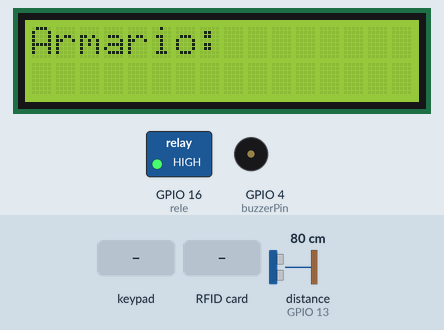
This sketch was run on a simulated ESP32. On the bench: 16×2 character LCD, switched loads named in the sketch (green lamp = pin HIGH), buzzer (waves = sounding, pin HIGH). The inputs (shaded band) are chosen by the test bench; at power-on: distance to the obstacle (sensor on GPIO 13) 80 cm. The echo pulse lasts 58.3 µs per cm; what the sketch prints to the serial monitor is not drawn.

Above: at 3.4 s.
3.5 s: key 'A' pressed
At 4.7 s:
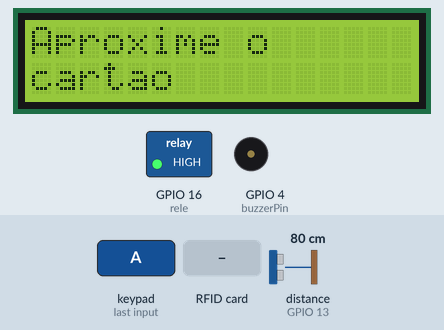
6.5 s: RFID card DE AD BE EF held to the reader
At 7.1 s:
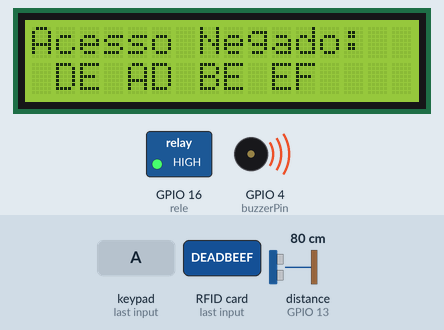
9.5 s: keypad keys 3 3 3 2 1 7 0 pressed 0.4 s apart
At 14.0 s:
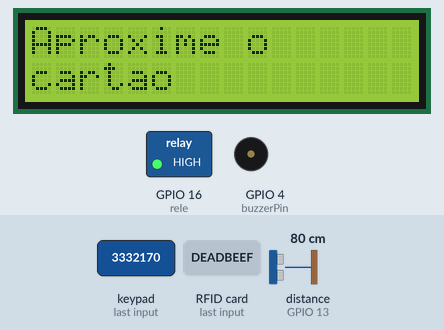
14.4 s: RFID card 5E 7A 19 C4 held to the reader
At 15.0 s:
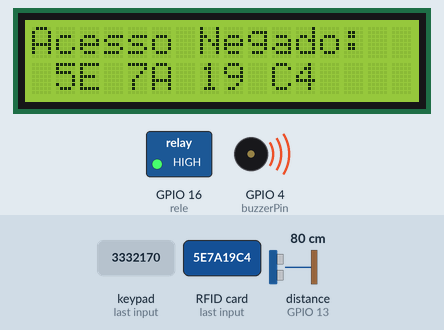
17.4 s: distance to the obstacle (sensor on GPIO 13) set to 250 cm
20.4 s: RFID card C3 CD 05 15 held to the reader
At 24.5 s:
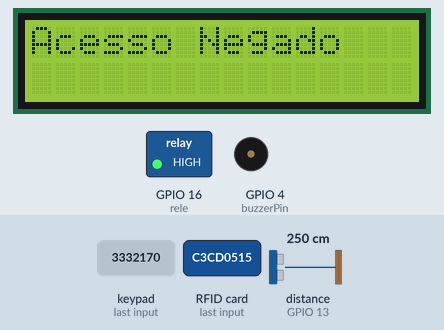
Timing chart, 0 to 26.0 s (numbered marks = the images above; inputs shaded):
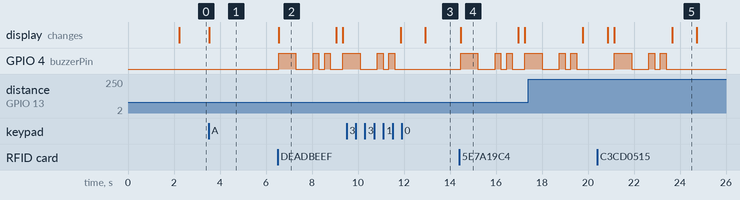

The sketch:

rfid.ino
```cpp
// Incluindo bibliotecas
#include <SPI.h>
#include <MFRC522.h>
#include <LiquidCrystal_I2C.h>
#include <Wire.h>
#include <Ultrasonic.h>
#include <Keypad.h>
const uint8_t ROWS = 4;
const uint8_t COLS = 4;
char tecla=NO_KEY;
bool teclaCerta=false;
bool leuCard=false;
char hexaKeys[ROWS][COLS] = {
  {'1', '2', '3', 'A'},
  {'4', '5', '6', 'B'},
  {'7', '8', '9', 'C'},
  {'*', '0', '#', 'D'}
};
uint8_t colPins[COLS] = {33,32,17,0}; // Pinos conectados a C1, C2, C3, C4
uint8_t rowPins[ROWS] = {14,27,26,25};// Pinos conectados a R1, R2, R3, R4
// Create Keypad object
Keypad customKeypad = Keypad(makeKeymap(hexaKeys), rowPins, colPins, ROWS, COLS);
LiquidCrystal_I2C lcd(0x27, 16, 2);
#define SS_PIN 5
#define RST_PIN 15
#define NEW_UID {0xDE, 0xAD, 0xBE, 0xEF}
MFRC522 mfrc522(SS_PIN, RST_PIN);
String content;
// Definindo as portas
const int button_retirar= 34;
const int button_devolver= 33;
bool switch_acesso= false;
int value_button_retirar= 0;
int value_button_devolver= 0;
const int buzzerPin = 4;
const int ledRele= 0;
const int ledVerm = 32;
const int ledVerd = 14;
const int pins[] = {buzzerPin, ledVerm, ledVerd};
const int rele = 16;
const int triggerPin = 12;
const int echoPin = 13;
const int distanciaTablet = 10;
bool tabletDisponivel;
bool autorizado = false;
char* listaCartoesAutorizados[] = {"C3 CD 05 15"};
int led;
char key;
String current = "";
void setup() {
  // Configurações iniciais
  Serial.begin(9600);
  Wire.begin();
  SPI.begin();
  mfrc522.PCD_Init();
  pinMode(colPins[0], OUTPUT);
  pinMode(colPins[1], OUTPUT);
  pinMode(colPins[2], OUTPUT);
  pinMode(colPins[3], OUTPUT);
  // Set pin modes for keypad rows
  pinMode(rowPins[0], OUTPUT);
  pinMode(rowPins[1], OUTPUT);
  pinMode(rowPins[2], OUTPUT);
  pinMode(rowPins[3], OUTPUT);
  // Definindo as portas input e output
  for (int i = 0; i < 4; i++) {
    pinMode(pins[i], OUTPUT);
    //pinMode(pinsInput[i], INPUT);
  }
  pinMode(button_retirar, INPUT);
  pinMode(button_devolver, INPUT);
  // Configurando portas rele
  pinMode(rele, OUTPUT);
  digitalWrite(rele, HIGH);
  // Configurando portas sensorultrassonico
  pinMode(triggerPin, OUTPUT);
  pinMode(echoPin, INPUT);
  // Início do programa
  inicioLcd();
  Serial.println("ENTROU SETUP");
}
// Função com as configurações iniciais do LCD
void inicioLcd() {
  lcd.init();
  lcd.backlight();
  lcd.begin(16, 2);
  lcd.setCursor(0, 0);
  lcdPrinter("IoTrackers", "Inteli | Pirelli");
  Serial.print("ENTROU INICIO LCD");
  delay(2000);
  lcd.clear();
}
// Função nativa de loop
void loop() {
  Ultrasonic ultrasonic(triggerPin, echoPin);
  float distance = ultrasonic.read();
  Serial.println(distance);
  teclaCerta=false;
  leuCard=false;
  lcd.clear();
  lcd.print("Armario:");
  while (tecla == NO_KEY) {
    tecla = customKeypad.getKey();
  }
  if (tecla!=NO_KEY){
    Serial.println(tecla);
    lcd.clear();
    lcd.print(tecla);
    if(tecla=='1'){
      teclaCerta=true;
    }
    tecla=NO_KEY;
  }
  while(leuCard==false){lerCard();}
  verificaAcesso(content);
  if(teclaCerta&&autorizado){
    autorizado=true;
  }
  else{
    autorizado=false;
  }
  acessoAutorizacao(content, autorizado);
  if(autorizado){
    verificaTabletNoArmario();
    if(tabletDisponivel){
      lcd.clear();
      lcd.print("Pode retirar");
      delay(1000);
      ativaRele();
    }
    else{
      lcd.print("Pode Devolver");
      delay(1000);
      ativaRele();
    }
  }
  else{
    lcd.clear();
    lcd.print("Acesso Negado");
    delay(1000);
  }
}
// Função para ler o cartão
void lerCard() {
  lcd.clear();
  lcdPrinter("Aproxime o", "cartao");
  // Verificando se é um cartão
  if (!mfrc522.PICC_IsNewCardPresent()) { return; }
  if (!mfrc522.PICC_ReadCardSerial()) { return; }
  lcd.clear();
  // Printando o id da tag
  Serial.print("UID tag :");
  content= "";
  byte letter;
  for (byte i = 0; i < mfrc522.uid.size; i++) {
     Serial.print(mfrc522.uid.uidByte[i] < 0x10 ? " 0" : " ");
     Serial.print(mfrc522.uid.uidByte[i], HEX);
     content.concat(String(mfrc522.uid.uidByte[i] < 0x10 ? " 0" : " "));
     content.concat(String(mfrc522.uid.uidByte[i], HEX));
  }
  leuCard=true;
  // Verificando o cartão
}
// Função para verificar a autorização do acesso
void verificaAcesso(String content){
  Serial.println();
  content.toUpperCase();
  // Verificando se o cartão está autorizado
  for (const auto& elemento : listaCartoesAutorizados) {
    if (String(elemento) == content.substring(1)) {
      autorizado = true;
      break;
    } else{
      autorizado = false;
    }
    }
    if (autorizado == false) {
      acessoAutorizacao(content, autorizado);
    }
  lcd.clear();
  delay(250);
  lcdPrinter("Aproxime o", "Cartao");
}
// Função para alterar com base no acesso
void acessoAutorizacao (String content, bool autorizado) {
  Serial.print("Menssagem : ");
  // Caso o cartão esteja autorizado
  if (autorizado) {
    lcd.clear();
    Serial.println("Acesso Autorizado");
    lcdPrinter("Acesso Autorizado: ", content);
    ledBuzzer("verde");
    lcd.clear();
    buzzer(250);
    switch_acesso= true;
    value_button_retirar= digitalRead(button_retirar);
    value_button_devolver= digitalRead(button_devolver);
  Serial.println(value_button_devolver);
  // Condição para os tablets
  } else {
    Serial.println("Acesso Negado");
    lcd.clear();
    lcdPrinter("Acesso Negado: ", content);
    ledBuzzer("vermelho");
    digitalWrite(rele, HIGH);
    buzzer(250);
    buzzer(250);
  }
}
// Função para acender o led
void ledBuzzer(String cor) {
  // Condição para ver o comportamento do acendimento
  if (cor == "verde") {
    led = ledVerd;
    buzzer(250);
    buzzer(250);
  } else {
    led = ledVerm;
    buzzer(750);
  }
}
// Função para fazer barulho.
void buzzer(int time) {
  digitalWrite(buzzerPin, HIGH);
  delay(time);
  digitalWrite(buzzerPin, LOW);
  delay(time);
}
// Função para printar algo no LCD
void lcdPrinter(String message1, String message2) {
  lcd.print(message1);
  if (message2 != nullptr) {
    lcd.setCursor(0, 1);
    lcd.print(message2);
  }
}
// Função para ativar o rele
void ativaRele() {
  digitalWrite(rele, LOW);
  Serial.println("Entrou rele");
  lcd.clear();
  lcd.print("Aberto");
  delay(10000);
  digitalWrite(rele, HIGH);
  Serial.println("Saiu rele");
  lcd.clear();
  lcd.print("Fechado");
  delay(1500);
  ESP.restart();
}
// Função para verificar a existência do tablet no armário
void verificaTabletNoArmario(){
  Ultrasonic ultrasonic(triggerPin, echoPin);
  float distance = ultrasonic.read();
  Serial.println(distance);
  if (distance > distanciaTablet) {
    tabletDisponivel = false;
  } else {
    tabletDisponivel = true;
  }
  delay(1000);
}
```

Measured:
- after the input at 3.5 s, the display: changes at once (image 1)
- after the input at 6.5 s, GPIO 4 (buzzerPin): goes HIGH 0.75 s, LOW 0.75 s, HIGH 0.25 s, LOW 0.25 s, HIGH 0.25 s, LOW 0.55 s, then HIGH, starting at once; the display: changes at once (image 2)
- after the input at 9.5 s, the display: first differs from a run without the input after 3.4 s (image 3)
- after the input at 14.4 s, GPIO 4 (buzzerPin): goes HIGH 0.75 s, LOW 0.75 s, HIGH 0.25 s, LOW 0.25 s, HIGH 0.25 s, LOW 0.55 s, then HIGH, starting after 0.06 s; the display: changes after 0.06 s (image 4)
- after the input at 20.4 s, GPIO 4 (buzzerPin): goes HIGH 0.75 s, LOW 0.75 s, HIGH 0.25 s, LOW 0.25 s, HIGH 0.25 s, then LOW, starting after 0.75 s; the display: first changes after 0.45 s (image 5 shows a later state)
- what the display in image 2 shows lasts 2.5 s, from 6.5 s to 9.0 s
- what the display in image 5 shows lasts 1.0 s, from 23.7 s to 24.7 s
